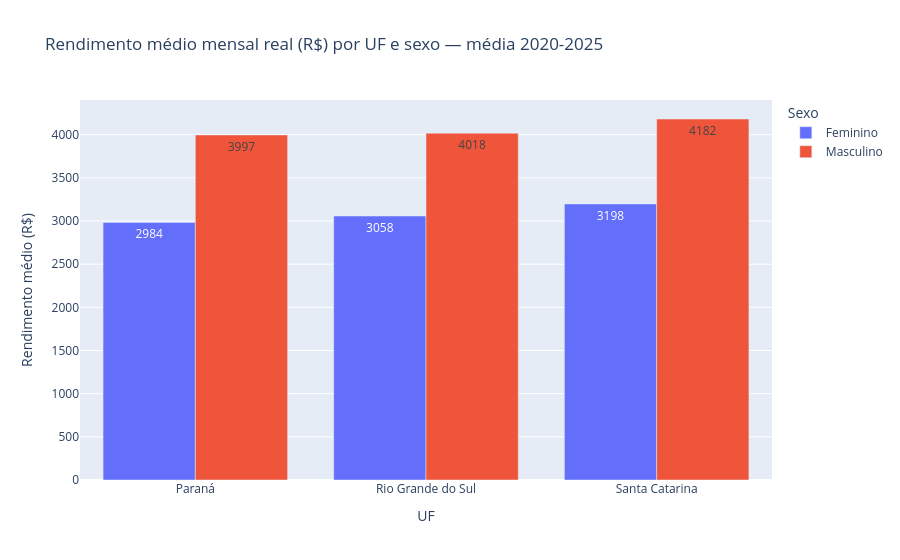

Notebook source saved alongside this figure:
### Markdown cell above
### 6.5 Gráfico de barras — rendimento médio por UF e sexo

Rendimento médio mensal real (R$, tabela 5436), médio ao longo de todo o período
2020–2025, por UF e sexo.

### Code cell
df_rendimento = df_eda[df_eda["tabela_id"] == 5436]

rendimento_uf_sexo = (
    df_rendimento.groupby(["uf_nome", "sexo"])["valor"].mean().reset_index()
)

fig = px.bar(
    rendimento_uf_sexo,
    x="uf_nome",
    y="valor",
    color="sexo",
    barmode="group",
    text_auto=".0f",
    title="Rendimento médio mensal real (R$) por UF e sexo — média 2020-2025",
    labels={"uf_nome": "UF", "valor": "Rendimento médio (R$)", "sexo": "Sexo"},
)
fig.show()

### Figure 1 — Plotly figure (JSON) as saved in the notebook; plotly's stock layout.template omitted (floating-point values rounded to 4 significant figures)
{"data": [{"alignmentgroup": "True", "hovertemplate": "Sexo=Feminino<br>UF=%{x}<br>Rendimento médio (R$)=%{y}<extra></extra>", "legendgroup": "Feminino", "marker": {"color": "#636efa", "pattern": {"shape": ""}}, "name": "Feminino", "offsetgroup": "Feminino", "orientation": "v", "showlegend": true, "textposition": "auto", "texttemplate": "%{y:.0f}", "type": "bar", "x": ["Paraná", "Rio Grande do Sul", "Santa Catarina"], "xaxis": "x", "y": [2984.0, 3058.0, 3198.0], "yaxis": "y"}, {"alignmentgroup": "True", "hovertemplate": "Sexo=Masculino<br>UF=%{x}<br>Rendimento médio (R$)=%{y}<extra></extra>", "legendgroup": "Masculino", "marker": {"color": "#EF553B", "pattern": {"shape": ""}}, "name": "Masculino", "offsetgroup": "Masculino", "orientation": "v", "showlegend": true, "textposition": "auto", "texttemplate": "%{y:.0f}", "type": "bar", "x": ["Paraná", "Rio Grande do Sul", "Santa Catarina"], "xaxis": "x", "y": [3997.0, 4018.0, 4182.0], "yaxis": "y"}], "layout": {"barmode": "group", "legend": {"title": {"text": "Sexo"}, "tracegroupgap": 0}, "title": {"text": "Rendimento médio mensal real (R$) por UF e sexo — média 2020-2025"}, "xaxis": {"anchor": "y", "domain": [0, 1], "title": {"text": "UF"}}, "yaxis": {"anchor": "x", "domain": [0, 1], "title": {"text": "Rendimento médio (R$)"}}}}
